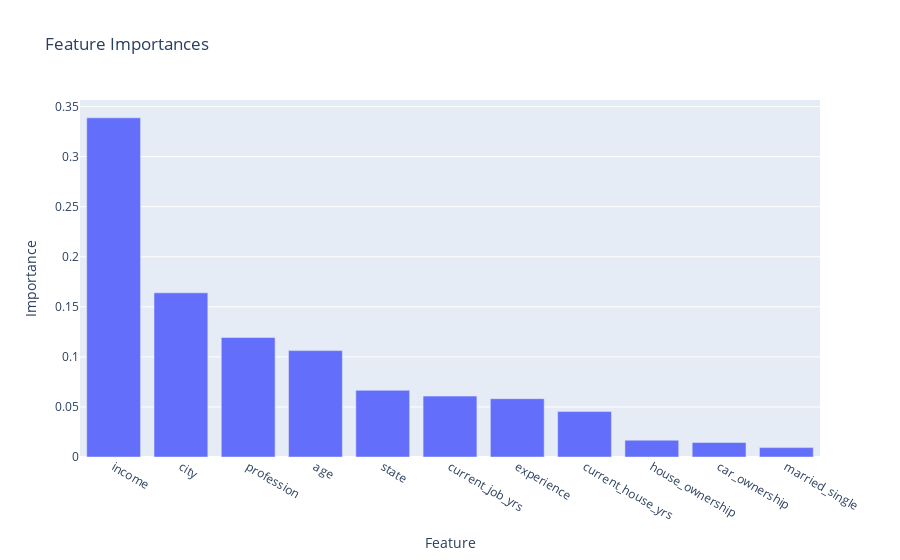

Notebook code cell kept with this figure:
### Code cell
feature_importance = model_gradient.feature_importances_
feature_names = X.columns

importance_df = pd.DataFrame({
    "Feature": feature_names,
    "Importance": feature_importance
}).sort_values(by="Importance", ascending=False)

fig = px.bar(importance_df, x='Feature', y='Importance', title='Feature Importances')
fig.show()

### Figure 1 — Plotly figure (JSON) as saved in the notebook; plotly's stock layout.template omitted (floating-point values rounded to 4 significant figures)
{"data": [{"alignmentgroup": "True", "hovertemplate": "Feature=%{x}<br>Importance=%{y}<extra></extra>", "legendgroup": "", "marker": {"color": "#636efa", "pattern": {"shape": ""}}, "name": "", "offsetgroup": "", "orientation": "v", "showlegend": false, "textposition": "auto", "type": "bar", "x": ["income", "city", "profession", "age", "state", "current_job_yrs", "experience", "current_house_yrs", "house_ownership", "car_ownership", "married_single"], "xaxis": "x", "y": [0.3387, 0.164, 0.1194, 0.1063, 0.06661, 0.06082, 0.05823, 0.04538, 0.01679, 0.01444, 0.009377], "yaxis": "y"}], "layout": {"barmode": "relative", "legend": {"tracegroupgap": 0}, "title": {"text": "Feature Importances"}, "xaxis": {"anchor": "y", "domain": [0, 1], "title": {"text": "Feature"}}, "yaxis": {"anchor": "x", "domain": [0, 1], "title": {"text": "Importance"}}}}
